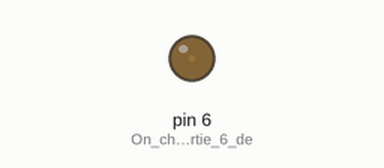
This sketch was run on a simulated Arduino Uno, built with avr-gcc and run on an emulated ATmega328P. Parts: output pins drawn as LEDs (lit = HIGH).

Above: at 0.05 s.
At 0.95 s:
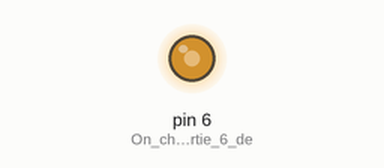
At 1.4 s:
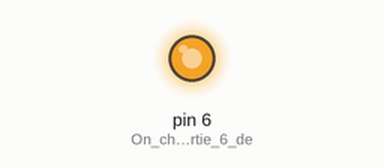
At 2.75 s:
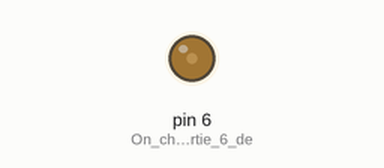
Timing chart, 0 to 7.0 s (numbered marks = the images above):
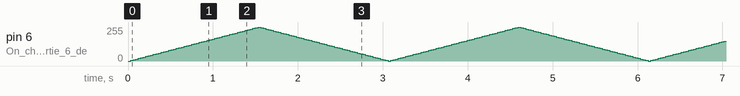

The sketch:

tuto-2.ino
```cpp
int luminosite = 0;

int taux = 5; // Quantité de luminosité qui change à chaque boucle

void setup() {
  pinMode(6, OUTPUT); // On choisit la sortie 6 de l'Arduino
}

void loop() {
  analogWrite(6, luminosite); // Ecriture de la valeur de la luminosité sur la sortie 6

  luminosite = luminosite + taux; // Changement de la luminosité avec le taux choisit

  if (luminosite <= 0 || luminosite >= 255) {
    taux = -taux ; // Si la luminosité atteint ses limites haute ou basse, change de le sens du taux
  }

  delay(30); // Attente 30ms
}
```
